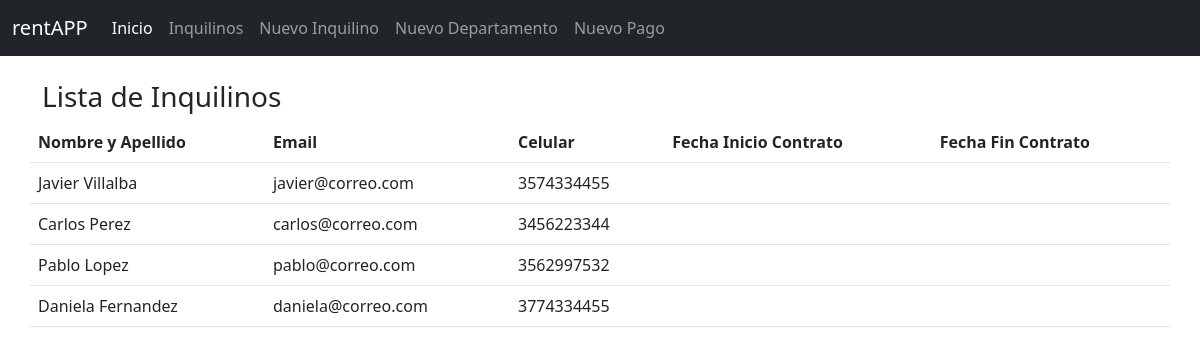
The page /inquilinos on the database its author committed.
### cuentas/models.py (models this page shows)
class Inquilino(models.Model):
    dni= models.IntegerField()
    nombre = models.CharField(max_length=50, null=True)
    apellido = models.CharField(max_length=50, null=True)
    email = models.EmailField()
    celular = models.DecimalField(max_digits=15, decimal_places=0, default=0)
    departamento = models.ForeignKey(Departamento, on_delete= models.PROTECT, null=True)
    def __str__(self):
        return "{} {}".format(self.nombre, self.apellido)

### cuentas/views.py (the view)
# urls.py: path('inquilinos',views.inquilino, name="inquilinos"),
def inquilino(request):
    inquilino = Inquilino.objects.all()
    return render(request, 'cuentas/inquilinos.html', {'inquilino': inquilino })

### cuentas/templates/cuentas/inquilinos.html
{% extends 'cuentas/main.html' %}
{% block content %}
    <br>
    <div class="container">
        <div class="row">
            <h3>Lista de Inquilinos</h3>
        </div>
        <div class="row">
            <table class="table">
                <tr>
                    <th>Nombre y Apellido</th>
                    <th>Email</th>
                    <th>Celular</th>
                    <th>Fecha Inicio Contrato</th>
                    <th>Fecha Fin Contrato</th>
                </tr>
                {% for i in inquilino %}
                    <tr>
                        <td>{{i}}</td>
                        <td>{{i.email}}</td>
                        <td>{{i.celular}}</td>
                        <td>{{i.fechaContrato_inicio}}</td>
                        <td>{{i.fechaContrato_fin}}</td>
                    </tr>
                {% endfor %}
            </table>
        </div>
    </div>
{% endblock %}

### rows shown on the page
Inquilino: nombre+apellido "Javier Villalba", email "javier@correo.com", celular "3574334455"
Inquilino: nombre+apellido "Carlos Perez", email "carlos@correo.com", celular "3456223344"
Inquilino: nombre+apellido "Pablo Lopez", email "pablo@correo.com", celular "3562997532"
Inquilino: nombre+apellido "Daniela Fernandez", email "daniela@correo.com", celular "3774334455"
